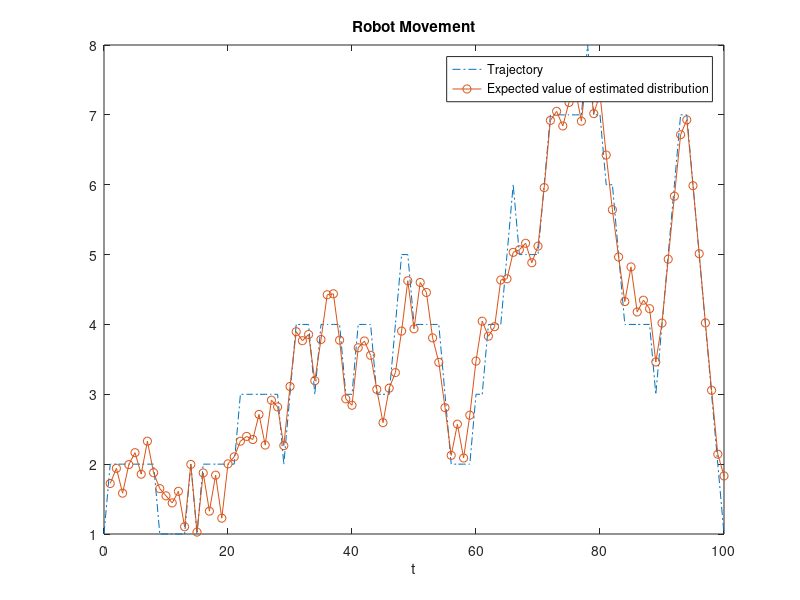
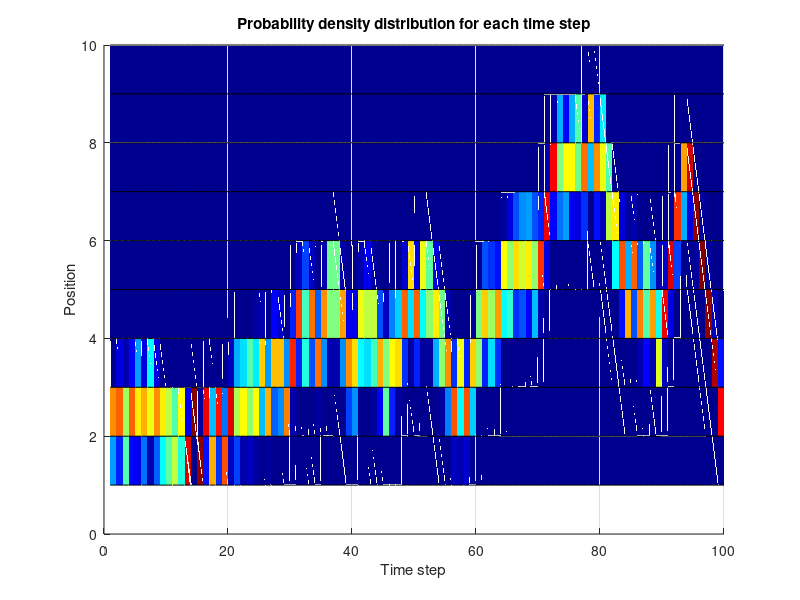

Write the MATLAB code that produced these figures, in order.
clc;clear
sigma = 0.7; % Standard deviation of noise
T = 100; % Number of time steps
pm = 0.4; % Transition probability
ps = 1 - 2*pm;
load('xt.mat');
load('yt.mat');

p = zeros(10,10,T-1);
pp = [pm ps pm];

pq = zeros(10,10);
pq(1,1:2) = [ps,2*pm];
pq(10,9:10) = [2*pm,ps];
for i=2:9
    pq(i,i-1:i+1) = pp;
end

% Construct conditional matrix
for i=1:T-1
    if i<9
        p(1,1:2,i) = [ps 2*pm];
        for j = 2:i+1
            p(j,j-1:j+1,i) = pp;
        end
    else
        p(:,:,i) = pq;
    end
end

% Forward message
p_f = zeros(10,10,T-1);
for i=1:T-1
    noise = normpdf(yt(i),1:10,sigma);
    for j=1:10
        p_f(:,j,i) = p(:,j,i).*noise';
    end
end

% Backward message
p_b = zeros(10,10,T-1);
for i=1:T-1
    noise = normpdf(yt(T-i+1),1:10,sigma);
    for j=1:10
        p_b(:,j,i) = pq(:,j).*noise';
    end
end

% Initial forward and backward message
p_1 = [ps 2*pm zeros(1,8)];
p_2 = ones(1,10);

% Belief propagation
pdf = zeros(T,10);
s = zeros(T,1);
for t = 1:T
    pf = p_1/sum(p_1);
    i = 1;
    while i<t
        pf = pf*p_f(:,:,i);
        pf = pf/sum(pf);
        i = i+1;
    end

    pb = p_2/sum(p_2);
    i = 1;
    while i<T-t+1
        pb = pb*p_b(:,:,i);
        pb = pb/sum(pb);
        i = i+1;
    end
    % Get marginal distribution
    pdf(t,:) = pf.*pb.*normpdf(yt(t),1:10,sigma);
    pdf(t,:) = pdf(t,:)/sum(pdf(t,:));
    % Expectation
    s(t) = sum(pdf(t,:).*[1:10]);
end

figure
plot(0:T,xt,'-.',1:T,s','-o');
xlabel('t')
legend('Trajectory','Expected value of estimated distribution')
title('Robot Movement')
figure
colormap('jet')
surf(1:100, 1:10, pdf', 'MeshStyle', 'row')
ylabel('Position')
xlabel('Time step')
title('Probability density distribution for each time step')
view(2)

